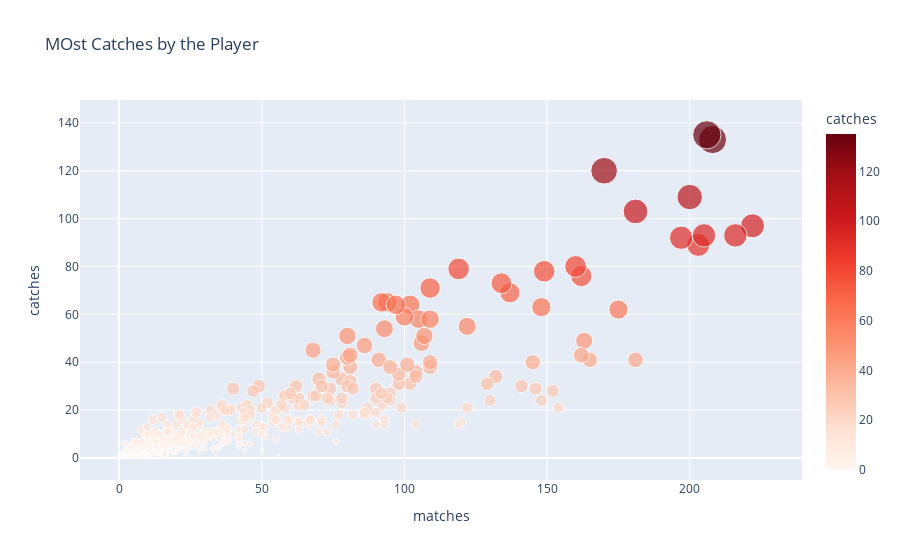

The cell this chart's notebook holds for it:
### Code cell
# Create the scatter plot to see the Which Player got most Catches
fig = px.scatter(final_df, x='matches', y='catches',color='catches',
                 size='catches', hover_name=final_df.index, title='MOst Catches by the Player')
fig.update_layout(coloraxis=dict(colorscale='reds'))
# Show the plot
fig.show()

### Figure 1 — Plotly figure (JSON) as saved in the notebook; plotly's stock layout.template omitted (floating-point values rounded to 4 significant figures; data arrays with more than 128 entries replaced by an {"elided": "..."} marker saying what was removed)
{"data": [{"hovertemplate": "<b>%{hovertext}</b><br><br>matches=%{x}<br>catches=%{marker.color}<extra></extra>", "hovertext": {"elided": "656 str values"}, "legendgroup": "", "marker": {"color": {"elided": "656 int values"}, "coloraxis": "coloraxis", "size": {"elided": "656 int values"}, "sizemode": "area", "sizeref": 0.3375, "symbol": "circle"}, "mode": "markers", "name": "", "orientation": "v", "showlegend": false, "type": "scatter", "x": {"elided": "656 int values"}, "xaxis": "x", "y": {"elided": "656 int values"}, "yaxis": "y"}], "layout": {"coloraxis": {"colorbar": {"title": {"text": "catches"}}, "colorscale": [[0, "rgb(255,245,240)"], [0.125, "rgb(254,224,210)"], [0.25, "rgb(252,187,161)"], [0.375, "rgb(252,146,114)"], [0.5, "rgb(251,106,74)"], [0.625, "rgb(239,59,44)"], [0.75, "rgb(203,24,29)"], [0.875, "rgb(165,15,21)"], [1, "rgb(103,0,13)"]]}, "legend": {"itemsizing": "constant", "tracegroupgap": 0}, "title": {"text": "MOst Catches by the Player"}, "xaxis": {"anchor": "y", "domain": [0, 1], "title": {"text": "matches"}}, "yaxis": {"anchor": "x", "domain": [0, 1], "title": {"text": "catches"}}}}
